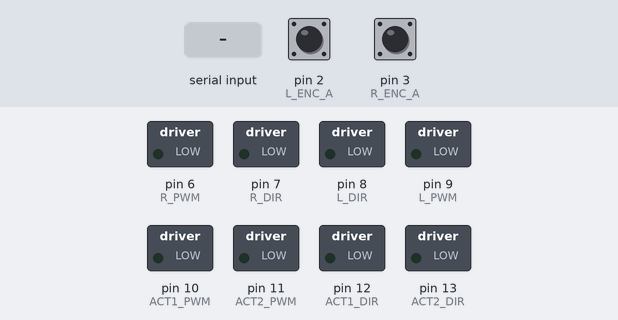
Bench run of a sketch on a simulated Arduino Uno, built with avr-gcc and run on an emulated ATmega328P. Parts: switched loads named in the sketch (green lamp = pin HIGH). The test bench sets the inputs (shaded band); at power-on: pin 2 (L_ENC_A) HIGH, pin 3 (R_ENC_A) HIGH. What the sketch prints to the serial monitor is not drawn.

Above: at 1.2 s.
1.3 s: "u90\n" received over Serial
At 1.7 s:
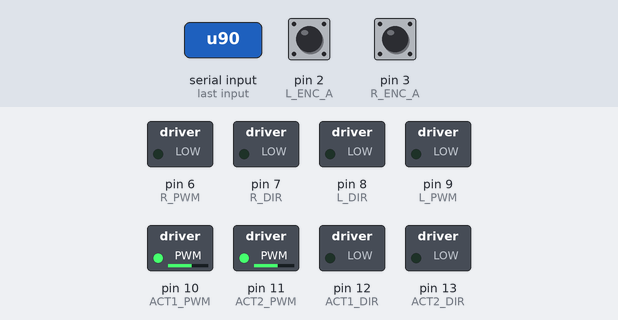
2.8 s: "d90\n" received over Serial
At 4.0 s:
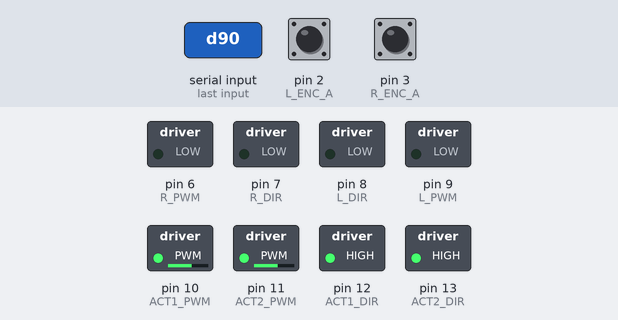
4.3 s: "s90\n" received over Serial
At 5.2 s:
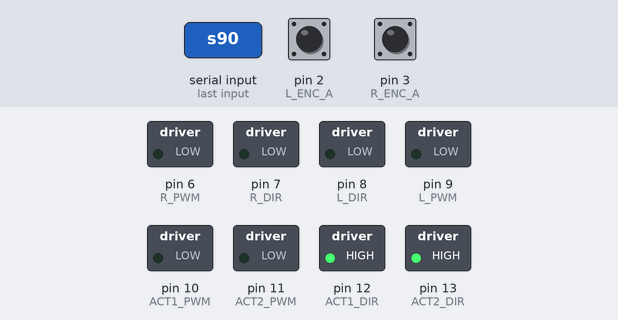
5.8 s: "u,45\n" received over Serial
At 6.3 s:
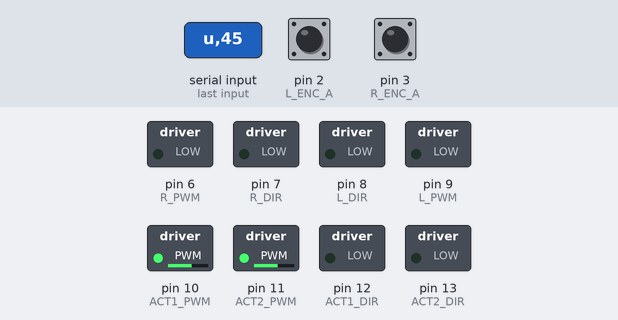
7.3 s: "d,45\n" received over Serial
At 8.7 s:
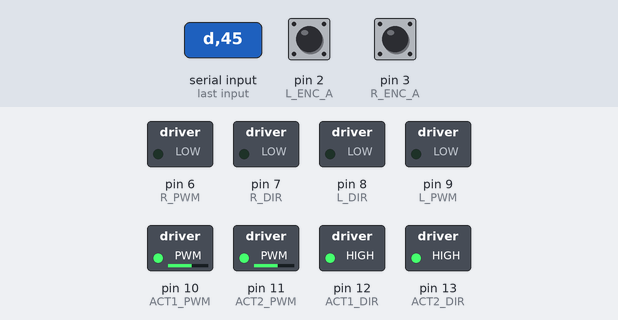
Timing chart, 0 to 9.8 s (numbered marks = the images above; inputs shaded):
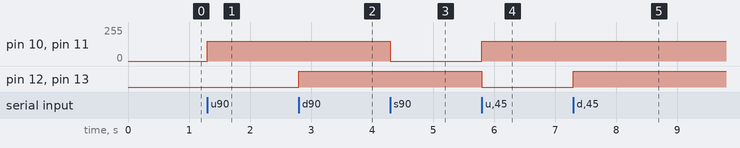

Measured:
- after the input at 1.3 s, pin 10 (ACT1_PWM), pin 11 (ACT2_PWM): 0/255 → 150/255 at once
- after the input at 2.8 s, pin 12 (ACT1_DIR), pin 13 (ACT2_DIR): LOW → HIGH at once
- after the input at 4.3 s, pin 10 (ACT1_PWM), pin 11 (ACT2_PWM): 150/255 → 0/255 at once
- after the input at 5.8 s, pin 10 (ACT1_PWM), pin 11 (ACT2_PWM): 0/255 → 150/255 at once; pin 12 (ACT1_DIR), pin 13 (ACT2_DIR): HIGH → LOW at once
- after the input at 7.3 s, pin 12 (ACT1_DIR), pin 13 (ACT2_DIR): LOW → HIGH at once

The sketch:

walker_controller.ino
```cpp
const int L_DIR = 8;
const int L_PWM = 9;
const int L_ENC_A = 2;
const int L_ENC_B = 4;

const int R_DIR = 7;
const int R_PWM = 6;
const int R_ENC_A = 3;
const int R_ENC_B = 5;

const int ACT1_PWM = 10;
const int ACT1_DIR = 12;
const int ACT2_PWM = 11;
const int ACT2_DIR = 13;

const int ACT_SPEED = 150;

volatile long left_count = 0;
volatile long right_count = 0;

String inputString = "";
bool stringComplete = false;
unsigned long lastPublishTime = 0;

void ISR_Left() {
  if (digitalRead(L_ENC_B) == LOW) {
    left_count++;
  } else {
    left_count--;
  }
}

void ISR_Right() {
  if (digitalRead(R_ENC_B) == LOW) {
    right_count++;
  } else {
    right_count--;
  }
}

void setMotor(int dirPin, int pwmPin, int speed) {
  speed = constrain(speed, -255, 255);
  if (speed > 0) {
    digitalWrite(dirPin, LOW);
    analogWrite(pwmPin, speed);
  } else if (speed < 0) {
    digitalWrite(dirPin, HIGH);
    analogWrite(pwmPin, -speed);
  } else {
    analogWrite(pwmPin, 0);
  }
}

void moveUp() {
  digitalWrite(ACT1_DIR, LOW);
  digitalWrite(ACT2_DIR, LOW);
  analogWrite(ACT1_PWM, ACT_SPEED);
  analogWrite(ACT2_PWM, ACT_SPEED);
}

void moveDown() {
  digitalWrite(ACT1_DIR, HIGH);
  digitalWrite(ACT2_DIR, HIGH);
  analogWrite(ACT1_PWM, ACT_SPEED);
  analogWrite(ACT2_PWM, ACT_SPEED);
}

void stopActuators() {
  analogWrite(ACT1_PWM, 0);
  analogWrite(ACT2_PWM, 0);
}

void setup() {
  Serial.begin(115200);

  pinMode(L_DIR, OUTPUT);
  pinMode(L_PWM, OUTPUT);
  pinMode(R_DIR, OUTPUT);
  pinMode(R_PWM, OUTPUT);

  pinMode(L_ENC_A, INPUT_PULLUP);
  pinMode(L_ENC_B, INPUT_PULLUP);
  pinMode(R_ENC_A, INPUT_PULLUP);
  pinMode(R_ENC_B, INPUT_PULLUP);

  attachInterrupt(digitalPinToInterrupt(L_ENC_A), ISR_Left, RISING);
  attachInterrupt(digitalPinToInterrupt(R_ENC_A), ISR_Right, RISING);

  pinMode(ACT1_PWM, OUTPUT);
  pinMode(ACT1_DIR, OUTPUT);
  pinMode(ACT2_PWM, OUTPUT);
  pinMode(ACT2_DIR, OUTPUT);
  stopActuators();

  Serial.println("MDD10A Linear Actuators + Wheel Encoders Control");
  Serial.println("u : UP, d : DOWN, s : STOP (actuators)");
  Serial.println("c,pwm_L,pwm_R : wheel motor command");
}

void loop() {
  if (stringComplete) {
    parseCommand(inputString);
    inputString = "";
    stringComplete = false;
  }

  if (millis() - lastPublishTime >= 20) {
    long l_cnt, r_cnt;

    noInterrupts();
    l_cnt = left_count;
    r_cnt = right_count;
    interrupts();

    Serial.print("e,");
    Serial.print(l_cnt);
    Serial.print(",");
    Serial.println(r_cnt);

    lastPublishTime = millis();
  }
}

void serialEvent() {
  while (Serial.available()) {
    char inChar = (char)Serial.read();
    inputString += inChar;
    if (inChar == '\n') {
      stringComplete = true;
    }
  }
}

void parseCommand(String data) {
  data.trim();
  if (data.length() == 0) return;

  char c = data.charAt(0);
  if (c >= 'A' && c <= 'Z') {
    c = c - 'A' + 'a';
  }

  if (c == 'u') {
    moveUp();
    Serial.println("ACTUATOR UP");
    return;
  } else if (c == 'd') {
    moveDown();
    Serial.println("ACTUATOR DOWN");
    return;
  } else if (c == 's') {
    stopActuators();
    Serial.println("ACTUATOR STOP");
    return;
  }

  if (c == 'c') {
    int firstComma = data.indexOf(',');
    int secondComma = data.indexOf(',', firstComma + 1);
    if (firstComma > 0 && secondComma > 0) {
      int pwm_L = data.substring(firstComma + 1, secondComma).toInt();
      int pwm_R = data.substring(secondComma + 1).toInt();
      setMotor(L_DIR, L_PWM, pwm_L);
      setMotor(R_DIR, R_PWM, pwm_R);
    }
  }
}
```
